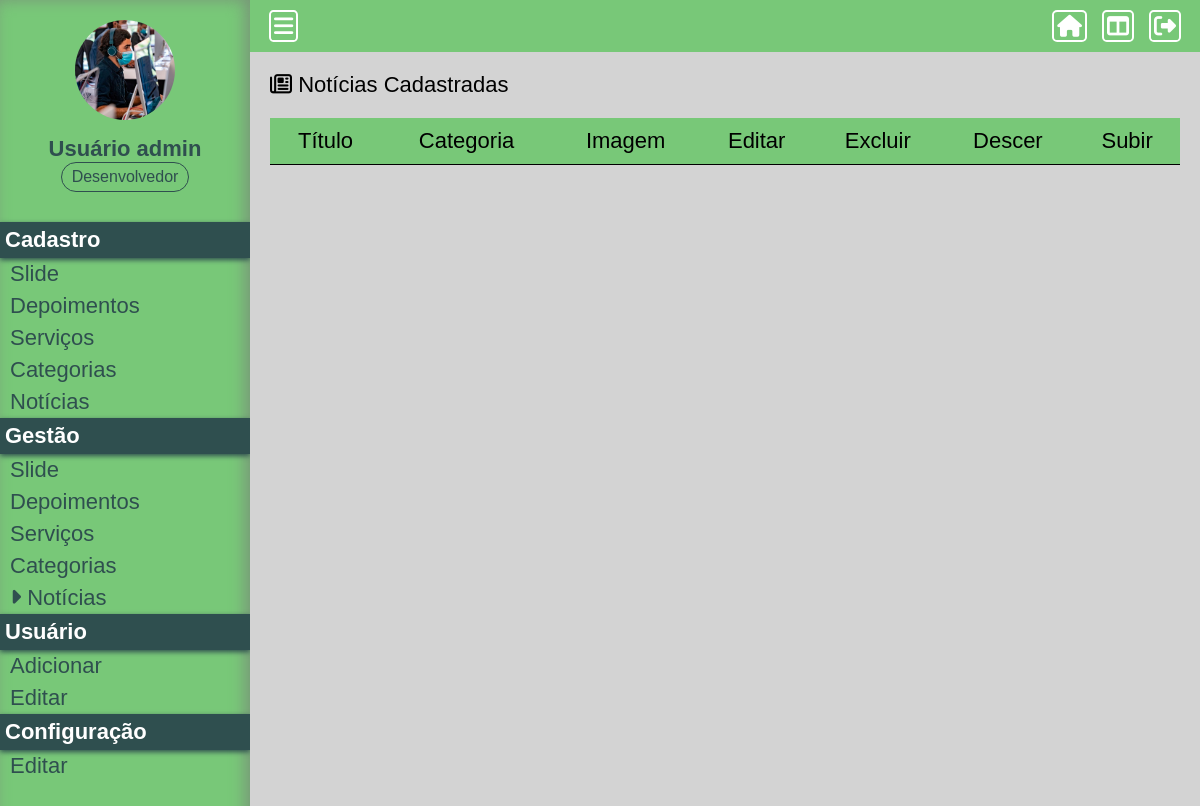
Before: /Projeto01/painel/gerir-noticia (signed in) with the older database file.
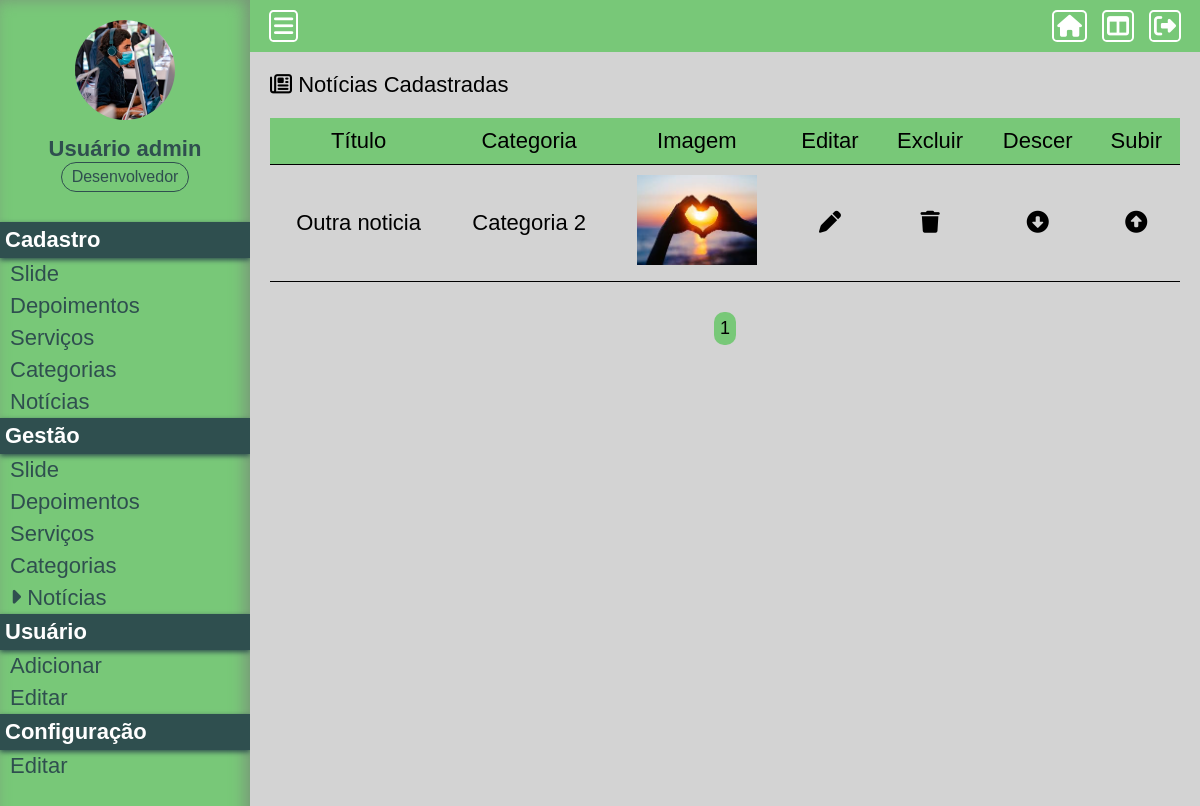
After: the same page with the newer database file.
### Projeto01/assets/classes/MySql.php (called while the page is built)
<?php
    class MySql {
        private static $pdo;
        public static function conectar() {
            if(self::$pdo == null) {
                try {
                    self::$pdo = new PDO('mysql:host='.HOST.';dbname='.DATABASE, USER, PASSWORD, array(PDO::MYSQL_ATTR_INIT_COMMAND => "SET NAMES utf8"));
                    self::$pdo -> setAttribute(PDO::ATTR_ERRMODE, PDO::ERRMODE_EXCEPTION);
                } catch(\Throwable $th) {
                    echo '<h4>Não foi possível realizar a conexão com o banco de dados</h4>';
                }
            }
            return self::$pdo;
        }
    }
?>

### Projeto01/painel/pages/gerir-noticia.php (the view, shortened to what this page needs)
<?php
	$paginaAtual = isset($_GET['pagina']) ? (int) $_GET['pagina'] : 1;
	$porPagina = 5;
	$noticias = Painel::getAll(TABELA_NOTICIAS, (($paginaAtual - 1)*$porPagina), $porPagina);
?>
<div class="box-content">
	<h2><i class="fa-regular fa-newspaper"></i> Notícias Cadastradas</h2>
	<div class="wraper-table">
		<table>
			<tr>
				<td>Título</td>
				<td>Categoria</td>
				<td>Imagem</td>
				<td>Editar</td>
				<td>Excluir</td>
				<td>Descer</td>
				<td>Subir</td>
			</tr>
			<?php foreach($noticias as $key => $value) {
				$nomeCategoria = Painel::get(TABELA_CATEGORIAS, 'id = ?', array($value['categoria_id']))['nome'];
			?>
			<tr>
				<td><?php echo $value['titulo']?></td>
				<td><?php echo $nomeCategoria ?></td>
				<td><img class="img-gerir-slide" src="<?php echo INCLUDE_PATH_PAINEL.'uploads/'.$value['capa'];?>" alt="<?php echo $value['capa'];?>"></td>
				<td><a href="<?php echo INCLUDE_PATH_PAINEL ?>editar-noticia?id=<?php echo $value['id'];?>" class="edit"><i class="fa-solid fa-pen"></i></a></td>
				<td><a actionBtn="delete" href="<?php echo INCLUDE_PATH_PAINEL ?>gerir-noticia?excluir=<?php echo $value['id'];?>" class="delete"><i class="fa-solid fa-trash"></i></a></td>
				<td><a href="<?php echo INCLUDE_PATH_PAINEL;?>gerir-noticia?order=up&id=<?php echo $value['id'];?>" class="order-down"><i class="fa-solid fa-circle-down"></i></a></td>
				<td><a href="<?php echo INCLUDE_PATH_PAINEL;?>gerir-noticia?order=down&id=<?php echo $value['id'];?>" class="order-up"><i class="fa-solid fa-circle-up"></i></a></td>
			</tr>
			<?php }?>
		</table>
	</div>
	<div class="paginacao">
		<?php
		$totalPaginas = ceil(count(Painel::getAll(TABELA_NOTICIAS)) / $porPagina);
		for($i = 1; $i <= $totalPaginas; $i++) {
			if($i == $paginaAtual)
				echo '<a href="'.INCLUDE_PATH_PAINEL.'gerir-noticia?pagina='.$i.'" class="page-selected">'.$i.'</a>';
			else
				echo '<a href="'.INCLUDE_PATH_PAINEL.'gerir-noticia?pagina='.$i.'">'.$i.'</a>';
		}
		?>
	</div>
</div>

Changed rows visible on the page:
added tb_admin.noticias: titulo "Outra noticia", categoria.nome "Categoria 2", capa (picture)
Other visible differences:
new list line: "1"
